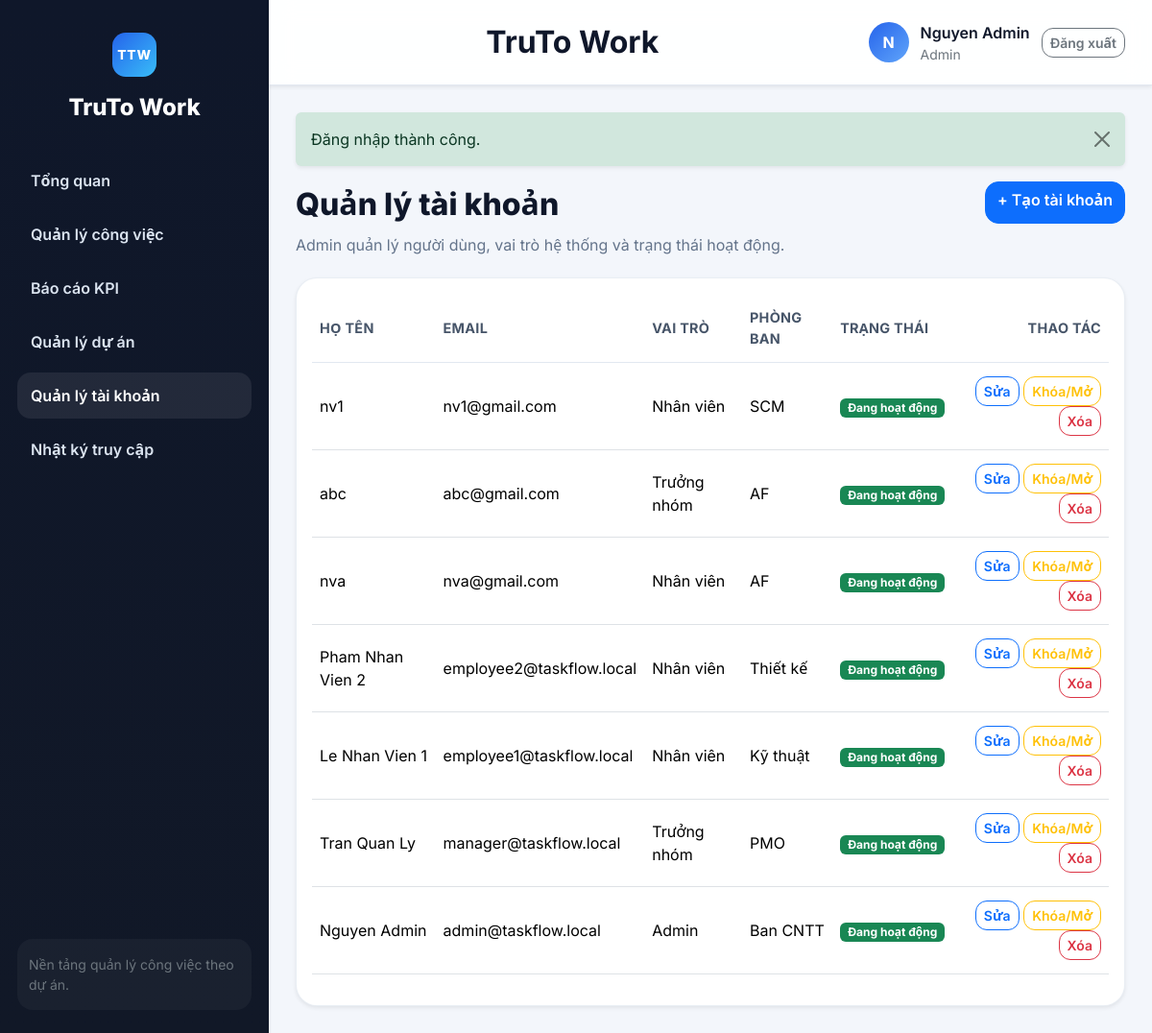
The page /index.php?route=tai_khoan/index (signed in) on the database its author committed.
### tables this page shows
CREATE TABLE `tai_khoan` (
  `id` int(11) NOT NULL,
  `name` varchar(150) NOT NULL,
  `email` varchar(150) NOT NULL,
  `password` varchar(255) NOT NULL,
  `role` enum('admin','manager','employee') NOT NULL DEFAULT 'employee',
  `department` varchar(100) DEFAULT NULL,
  `status` enum('active','inactive') NOT NULL DEFAULT 'active',
  `created_at` datetime NOT NULL
);

### app/core/BaseController.php (called while the page is built, shortened)
<?php
abstract class BaseController
{
    protected function render(string $view, array $data = [], string $title = APP_NAME): void
    {
        extract($data);
        $viewFile = VIEW_PATH . '/' . $view . '.php';
        require $viewFile;
        $content = ob_get_clean();
        require VIEW_PATH . '/layouts/main.php';
    }
    protected function requireRole(array $roles): void
    {
        Auth::requireRole($roles);
    }
}

### app/controllers/UserController.php (called while the page is built, shortened)
<?php
class UserController extends BaseController
{
    public function index(): void
    {
        $this->requireRole(['admin']);
        $tai_khoan = (new User())->all();
        $this->render('tai_khoan/index', ['tai_khoan' => $tai_khoan], 'Quản lý tài khoản');
    }
}

### app/core/helpers.php (called while the page is built, shortened)
<?php
function e(?string $value): string
{
    return htmlspecialchars((string) $value, ENT_QUOTES, 'UTF-8');
}
function route_url(string $route, array $params = []): string
{
    $query = array_merge(['route' => $route], $params);
    return 'index.php?' . http_build_query($query);
}
function consume_flash(): ?array
{
    $flash = $_SESSION['flash'];
    return $flash;
}
function current_user(): ?array
{
    return Auth::user();
}
function status_label(string $status): string
{
    return match ($status) {
        'new' => 'Mới tạo',
        'assigned' => 'Đã phân công',
        'in_progress' => 'Đang thực hiện',
        'blocked' => 'Bị chặn',
        'submitted' => 'Chờ duyệt',
        'approved' => 'Đã duyệt',
        'redo' => 'Yêu cầu làm lại',
        'active' => 'Đang hoạt động',
        'inactive' => 'Ngưng hoạt động',
        'planning' => 'Lên kế hoạch',
        'completed' => 'Hoàn thành',
        default => ucfirst($status),
    };
}
function status_badge_class(string $status): string
{
    return match ($status) {
        'active', 'approved', 'completed' => 'success',
        'new' => 'secondary',
        'assigned' => 'info',
        'in_progress' => 'primary',
        'blocked' => 'warning',
        'submitted' => 'dark',
        'redo' => 'danger',
        'planning', 'inactive' => 'secondary',
        default => 'secondary',
    };
}
function role_label(string $role): string
{
    return match ($role) {
        'admin' => 'Admin',
        'manager' => 'Trưởng nhóm',
        'employee' => 'Nhân viên',
        default => ucfirst($role),
    };
}
function active_menu(string $routePrefix): string
{
    $route = (string) ($_GET['route'] ?? 'dashboard/index');
    return str_starts_with($route, $routePrefix) ? 'is-active' : '';
}

### app/core/Database.php (called while the page is built, shortened)
<?php
final class Database
{
    private static ?PDO $instance = null;
    public static function connection(): PDO
    {
        if (self::$instance === null) {
            $dsn = 'mysql:host=' . DB_HOST . ';port=' . DB_PORT . ';dbname=' . DB_NAME . ';charset=utf8';
            try {
                self::$instance = new PDO($dsn, DB_USER, DB_PASS, [
                    PDO::ATTR_ERRMODE => PDO::ERRMODE_EXCEPTION,
                    PDO::ATTR_DEFAULT_FETCH_MODE => PDO::FETCH_ASSOC,
                    PDO::MYSQL_ATTR_INIT_COMMAND => 'SET NAMES utf8 COLLATE utf8_general_ci',
                ]);
            } catch (PDOException $exception) {
                http_response_code(500);
                exit('Không thể kết nối MySQL. Kiểm tra lại file app/config/config.php và import CSDL.');
            }
        }
        return self::$instance;
    }
}

### app/models/BaseModel.php (called while the page is built, shortened)
<?php
abstract class BaseModel
{
    public function __construct()
    {
        $this->db = Database::connection();
    }
}

### app/models/User.php (called while the page is built, shortened)
<?php
class User extends BaseModel
{
    public function all(): array
    {
        return $this->db->query('SELECT * FROM tai_khoan ORDER BY created_at DESC, id DESC')->fetchAll();
    }
    public function find(int $id): ?array
    {
        $stmt = $this->db->prepare('SELECT * FROM tai_khoan WHERE id = :id LIMIT 1');
        $stmt->execute(['id' => $id]);
        return $stmt->fetch() ?: null;
    }
}

### app/bootstrap.php (called while the page is built, shortened)
<?php
spl_autoload_register(function (string $class): void {
    $prefix = 'App\\';
    $relative = substr($class, strlen($prefix));
    $relativePath = str_replace('\\', '/', $relative);
    $file = APP_PATH . '/' . strtolower(dirname($relativePath)) . '/' . basename($relativePath) . '.php';
});
require APP_PATH . '/core/helpers.php';

### app/core/Auth.php (called while the page is built, shortened)
<?php
final class Auth
{
    public static function user(): ?array
    {
        return (new User())->find((int) $_SESSION['user_id']);
    }
    public static function requireLogin(): void
    {
        if (!self::user()) {
            \flash('danger', 'Vui lòng đăng nhập để tiếp tục.');
            \redirect('auth/login');
        }
    }
    public static function requireRole(array $roles): void
    {
        self::requireLogin();
    }
}

### app/views/tai_khoan/index.php (the view, shortened to what this page needs)
<div class="section-header">
    <div>
        <div class="section-title">Quản lý tài khoản</div>
        <p class="section-desc">Admin quản lý người dùng, vai trò hệ thống và trạng thái hoạt động.</p>
    </div>
    <a href="<?= e(route_url('tai_khoan/create')) ?>" class="btn btn-primary">+ Tạo tài khoản</a>
</div>
<div class="card border-0 shadow-sm">
    <div class="card-body table-responsive">
        <table class="table align-middle">
            <thead>
                <tr>
                    <th>Họ tên</th>
                    <th>Email</th>
                    <th>Vai trò</th>
                    <th>Phòng ban</th>
                    <th>Trạng thái</th>
                    <th class="text-end">Thao tác</th>
                </tr>
            </thead>
            <tbody>
            <?php foreach ($tai_khoan as $item): ?>
                <tr>
                    <td><?= e($item['name']) ?></td>
                    <td><?= e($item['email']) ?></td>
                    <td><?= e(role_label($item['role'])) ?></td>
                    <td><?= e($item['department']) ?></td>
                    <td><span class="badge text-bg-<?= e(status_badge_class($item['status'])) ?>"><?= e(status_label($item['status'])) ?></span></td>
                    <td class="text-end">
                        <a class="btn btn-sm btn-outline-primary" href="<?= e(route_url('tai_khoan/edit', ['id' => $item['id']])) ?>">Sửa</a>
                        <a class="btn btn-sm btn-outline-warning" href="<?= e(route_url('tai_khoan/toggle', ['id' => $item['id']])) ?>">Khóa/Mở</a>
                        <a class="btn btn-sm btn-outline-danger" href="<?= e(route_url('tai_khoan/delete', ['id' => $item['id']])) ?>" onclick="return confirm('Xóa tài khoản này?')">Xóa</a>
                    </td>
                </tr>
            <?php endforeach; ?>
            </tbody>
        </table>
    </div>
</div>

### app/views/layouts/main.php (shortened to what this page needs)
<?php
$flash = consume_flash();
$authUser = current_user();
$currentRoute = (string) ($_GET['route'] ?? ($authUser ? 'dashboard/index' : 'home/index'));
$isPublicPage = !$authUser && str_starts_with($currentRoute, 'home/');
$isLoginPage = !$authUser && str_starts_with($currentRoute, 'auth/');
?>
<!doctype html>
<html lang="vi">
<head>
    <link href="https://cdn.jsdelivr.net/npm/bootstrap@5.3.3/dist/css/bootstrap.min.css" rel="stylesheet">
    <link href="assets/css/app.css?v=20260404a" rel="stylesheet">
</head>
<body>
<?php if ($isPublicPage): ?>
    <div class="public-site-shell">
        <header class="public-header">
            <div class="public-container public-header-inner">
                <a class="brand-public" href="<?= e(route_url('home/index')) ?>">
                    <span class="brand-public-mark">TTW</span>
                    <span>
                        <strong>TruTo Work</strong>
                        <small>Quản lý công việc theo dự án</small>
                    </span>
                </a>
                <nav class="public-nav">
                    <a class="<?= $currentRoute === 'home/index' ? 'is-active' : '' ?>" href="<?= e(route_url('home/index')) ?>">Trang chủ</a>
                    <a class="<?= $currentRoute === 'home/about' ? 'is-active' : '' ?>" href="<?= e(route_url('home/about')) ?>">Giới thiệu</a>
                    <a href="<?= e(route_url('auth/login')) ?>">Đăng nhập</a>
                </nav>
            </div>
        </header>
        <main class="public-main">
            <div class="public-container">
                <?php if ($flash): ?>
                    <div class="alert alert-<?= e($flash['type']) ?> alert-dismissible fade show shadow-sm border-0 mt-3">
                        <?= e($flash['message']) ?>
                        <button type="button" class="btn-close" data-bs-dismiss="alert"></button>
                    </div>
                <?php endif; ?>
                <?= $content ?>
            </div>
        </main>
        <footer class="public-footer">
            <div class="public-container public-footer-inner">
                <span>TruTo Work</span>
            </div>
        </footer>
    </div>
<?php else: ?>
    <div class="app-shell">
        <aside class="sidebar shadow-sm">
            <div class="sidebar-brand">
                <div class="brand-icon">TTW</div>
                <div class="brand-title">TruTo Work</div>
            </div>
            <nav class="sidebar-menu">
                <a class="menu-link <?= e(active_menu('dashboard/')) ?>" href="<?= e(route_url('dashboard/index')) ?>">
                    <span>Tổng quan</span>
                </a>
                <a class="menu-link <?= e(active_menu('cong_viec/')) ?>" href="<?= e(route_url('cong_viec/index')) ?>">
                    <span>Quản lý công việc</span>
                </a>
                <a class="menu-link <?= e(active_menu('kpi/')) ?>" href="<?= e(route_url('kpi/index')) ?>">
                    <span>Báo cáo KPI</span>
                </a>
                <?php if (in_array($authUser['role'], ['admin', 'manager'], true)): ?>
                    <a class="menu-link <?= e(active_menu('du_an/')) ?>" href="<?= e(route_url('du_an/index')) ?>">
                        <span>Quản lý dự án</span>
                    </a>
                <?php endif; ?>
                <?php if ($authUser['role'] === 'admin'): ?>
                    <a class="menu-link <?= e(active_menu('tai_khoan/')) ?>" href="<?= e(route_url('tai_khoan/index')) ?>">
                        <span>Quản lý tài khoản</span>
                    </a>
                    <a class="menu-link <?= e(active_menu('nhat_ky/')) ?>" href="<?= e(route_url('nhat_ky/index')) ?>">
                        <span>Nhật ký truy cập</span>
                    </a>
                <?php endif; ?>
            </nav>
            <div class="sidebar-footer">
                <div class="small text-secondary">Nền tảng quản lý công việc theo dự án.</div>
            </div>
        </aside>
        <div class="main-shell">
            <header class="topbar shadow-sm">
                <div class="page-info">
                    <div class="page-label">TruTo Work</div>
                </div>
                <div class="topbar-user">
                    <div class="avatar-badge"><?= e(strtoupper(substr($authUser['name'], 0, 1))) ?></div>
                    <div>
                        <div class="fw-semibold"><?= e($authUser['name']) ?></div>
                        <div class="small text-secondary"><?= e(role_label($authUser['role'])) ?></div>
                    </div>
                    <a class="btn btn-outline-secondary btn-sm" href="<?= e(route_url('auth/logout')) ?>">Đăng xuất</a>
                </div>
            </header>
            <main class="content-shell">
                <?php if ($flash): ?>
                    <div class="alert alert-<?= e($flash['type']) ?> alert-dismissible fade show shadow-sm border-0">
                        <?= e($flash['message']) ?>
                        <button type="button" class="btn-close" data-bs-dismiss="alert"></button>
                    </div>
                <?php endif; ?>
                <?= $content ?>
            </main>
        </div>
    </div>
<?php endif; ?>
</body>
</html>

### assets/css/app.css (style rules this page uses)
:root { --bg-page: #f3f6fb; --bg-card: #ffffff; --bg-sidebar: #0f172a; --text-main: #0f172a; --text-soft: #64748b; --line: #e2e8f0; --primary-soft: #dbeafe; --success-soft: #dcfce7; --warning-soft: #fef3c7; --danger-soft: #fee2e2; --shadow-card: 0 14px 38px rgba(15, 23, 42, 0.08); --shadow-soft: 0 8px 20px rgba(15, 23, 42, 0.06); }
* { box-sizing: border-box; }
body { margin: 0; font-family: 'Inter', system-ui, -apple-system, BlinkMacSystemFont, 'Segoe UI', sans-serif; background: var(--bg-page); color: var(--text-main); }
.app-shell { min-height: 100vh; display: grid; grid-template-columns: 280px 1fr; }
.sidebar { background: linear-gradient(180deg, #0f172a 0%, #111827 100%); color: #fff; padding: 24px 18px; display: flex; flex-direction: column; gap: 24px; }
.sidebar-brand { display: flex; flex-direction: column; align-items: center; gap: 14px; text-align: center; padding: 10px 8px; }
.brand-icon { width: 46px; height: 46px; border-radius: 14px; background: linear-gradient(135deg, #2563eb, #38bdf8); display: grid; place-items: center; font-weight: 800; letter-spacing: 0.06em; }
.brand-title { font-size: 1.5rem; font-weight: 800; }
.sidebar-menu { display: flex; flex-direction: column; gap: 8px; }
.menu-link { display: flex; align-items: center; gap: 12px; text-decoration: none; color: #dbe4f0; padding: 12px 14px; border-radius: 14px; transition: all .2s ease; font-weight: 600; }
.menu-link:hover, .menu-link.is-active { background: rgba(255, 255, 255, 0.08); color: #fff; }
.sidebar-footer { margin-top: auto; padding: 16px 12px; border-radius: 16px; background: rgba(255, 255, 255, 0.05); }
.main-shell { display: flex; flex-direction: column; min-width: 0; }
.topbar { background: rgba(255, 255, 255, 0.92); backdrop-filter: blur(12px); padding: 20px 28px; display: flex; justify-content: space-between; align-items: center; gap: 20px; border-bottom: 1px solid var(--line); }
.page-info { flex: 1; text-align: center; }
.page-label { font-size: 2rem; font-weight: 700; }
.topbar-user { display: flex; align-items: center; gap: 12px; }
.avatar-badge { width: 42px; height: 42px; border-radius: 50%; background: linear-gradient(135deg, #2563eb, #60a5fa); color: #fff; display: grid; place-items: center; font-weight: 700; }
.content-shell { padding: 28px; }
.card, .panel-card { background: var(--bg-card); border-radius: 22px; box-shadow: var(--shadow-card); border: 1px solid rgba(226, 232, 240, 0.75) !important; }
.section-header { display: flex; justify-content: space-between; align-items: flex-start; gap: 16px; margin-bottom: 22px; }
.section-title { font-size: 2rem; font-weight: 800; margin-bottom: 6px; }
.section-desc { color: var(--text-soft); margin: 0; }
.table { --bs-table-bg: transparent; }
.table thead th { font-size: 0.9rem; color: #475569; text-transform: uppercase; letter-spacing: 0.02em; border-bottom-color: var(--line); }
.table td, .table th { vertical-align: middle; padding-top: 14px; padding-bottom: 14px; }
.btn { border-radius: 14px; min-height: 44px; font-weight: 600; }
.btn-sm { min-height: auto; border-radius: 12px; }
body { min-height: 100vh; }
.brand-icon, .brand-public-mark { font-size: 0.86rem; }
.sidebar-footer { background: rgba(255, 255, 255, 0.04); }

### rows shown on the page
tai_khoan: name "N", name "Nguyen Admin", role "Admin", email "admin@taskflow.local", department "Ban CNTT", status "Đang hoạt động"
tai_khoan: name "nv1", email "nv1@gmail.com", role "Nhân viên", department "SCM", status "Đang hoạt động"
tai_khoan: name "abc", email "abc@gmail.com", role "Trưởng nhóm", department "AF", status "Đang hoạt động"
tai_khoan: name "nva", email "nva@gmail.com", role "Nhân viên", department "AF", status "Đang hoạt động"
tai_khoan: name "Pham Nhan Vien 2", email "employee2@taskflow.local", role "Nhân viên", department "Thiết kế", status "Đang hoạt động"
tai_khoan: name "Le Nhan Vien 1", email "employee1@taskflow.local", role "Nhân viên", department "Kỹ thuật", status "Đang hoạt động"
tai_khoan: name "Tran Quan Ly", email "manager@taskflow.local", role "Trưởng nhóm", department "PMO", status "Đang hoạt động"

### other values the page prints
$flash['message'] "Đăng nhập thành công."
